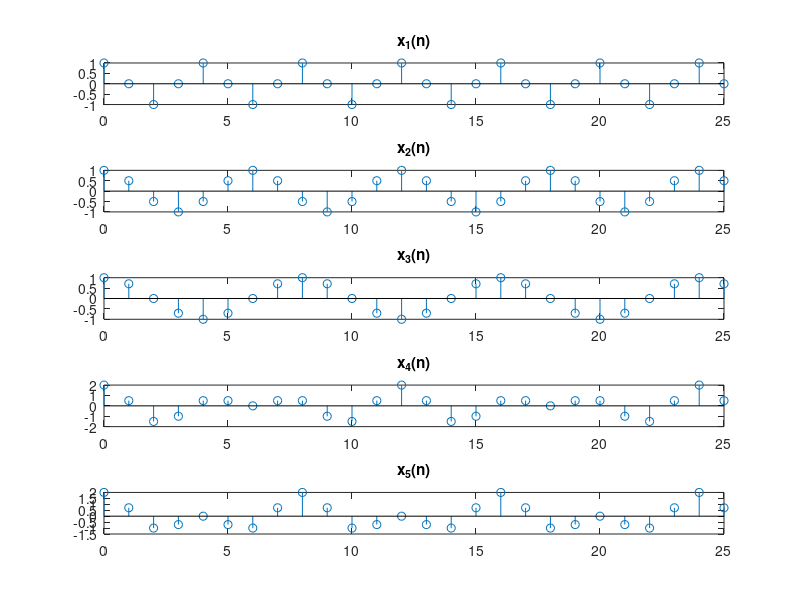

Here is the MATLAB script that generated this plot:
% Tecnologico de Costa Rica
% EL5805 Digital Signal Processing
% Author: Ronald Rios Pineda
% Octave 7.2.0 on macOS Ventura 13.0.1
% Lab 01
% Description: Plot discrete sequence data 

fig = figure('name','Discrete-time signals');
clf;

n = 0:1:25;
x = zeros(5,length(n));

x(1,:) = cos(2*pi*n/4);
x(2,:) = cos(2*pi*n/6);
x(3,:) = cos(2*pi*n/8);
x(4,:) = x(1,:) + x(2,:);
x(5,:) = x(1,:) + x(3,:);

for i=1:5
    subplot(5,1,i)
    stem(n,x(i,:))
    title(['x_',num2str(i),'(n)'])
    xlim([0 length(n)-1])
end

